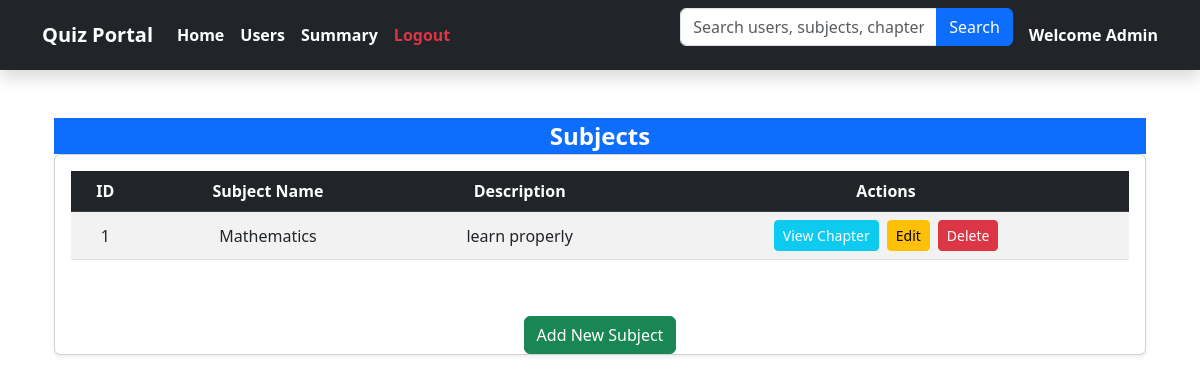
The page /admin on the database its author committed.
### backend/models.py (models this page shows)
class Subject(db.Model):
    __tablename__ = 'subjects'
    id = db.Column(db.Integer, primary_key=True)
    name = db.Column(db.String(100), nullable=False)
    description = db.Column(db.String(255), nullable=True)
    chapters = db.relationship('Chapter', backref='subject', cascade="all, delete", lazy=True)

### app.py (the view)
@app.route('/admin')
def admin_dashboard():
    subjects = Subject.query.all()
    return render_template('admin.html', subjects=subjects)

### templates/admin.html (shortened to what this page needs)
{% extends "navbar.html" %}
{% block content %}
    <div class="container mt-4">
        <div class="card-header bg-primary text-white text-center fs-4 fw-bold">
            Subjects
        </div>
        <div class="card shadow-sm">
            <div class="card-body">
                <table class="table table-striped text-center align-middle">
                    <thead class="table-dark">
                        <tr>
                            <th>ID</th>
                            <th>Subject Name</th>
                            <th>Description</th>
                            <th>Actions</th>
                        </tr>
                    </thead>
                    <tbody>
                        {% for subject in subjects %}
                        <tr>
                            <td>{{ subject.id }}</td>
                            <td>{{ subject.name }}</td>
                            <td>{{ subject.description }}</td>
                            <td>
                                <div class="d-flex justify-content-center gap-2">
                                    <a href="{{ url_for('view_chapters', subject_id=subject.id) }}" class="btn btn-info btn-sm text-white">View Chapter</a>
                                    <a href="{{ url_for('edit_subject', id=subject.id) }}" class="btn btn-warning btn-sm">Edit</a>
                                    <form action="{{ url_for('delete_subject', id=subject.id) }}" method="POST">
                                        <button type="submit" class="btn btn-danger btn-sm">Delete</button>
                                    </form>
                                </div>
                            </td>
                        </tr>
                        {% endfor %}
                    </tbody>
                </table>
            </div>
            <div class="text-center mt-4">
                <a href="{{ url_for('manage_subjects') }}" class="btn btn-success">Add New Subject</a>
            </div>
        </div>
    </div>
{% endblock %}

### rows shown on the page
Subject: id "1", name "Mathematics", description "learn properly"
